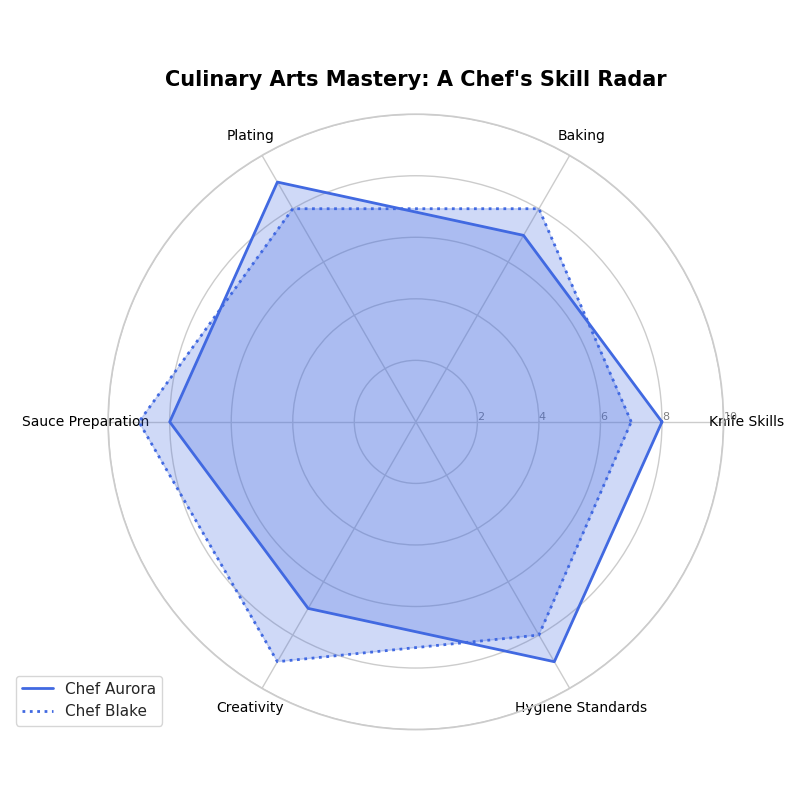

Python code for this plot:
import matplotlib.pyplot as plt
import numpy as np
from math import pi

categories = ["Knife Skills", "Baking", "Plating", "Sauce Preparation", "Creativity", "Hygiene Standards"]
num_vars = len(categories)

chef_aurora = [8, 7, 9, 8, 7, 9]
chef_blake = [7, 8, 8, 9, 9, 8]

angles = np.linspace(0, 2 * pi, num_vars, endpoint=False).tolist()
angles += angles[:1]

def complete_data(data):
    return data + data[:1]

aurora_data = complete_data(chef_aurora)
blake_data = complete_data(chef_blake)

fig, ax = plt.subplots(figsize=(8, 8), subplot_kw=dict(polar=True))

plt.xticks(angles[:-1], categories, color='black', size=10)
ax.set_rlabel_position(0)
plt.yticks([2, 4, 6, 8, 10], ["2", "4", "6", "8", "10"], color="grey", size=8)
plt.ylim(0, 10)

# Apply single color consistently
color = 'royalblue'
ax.plot(angles, aurora_data, linewidth=2, linestyle='solid', label='Chef Aurora', color=color)
ax.fill(angles, aurora_data, color=color, alpha=0.25)

ax.plot(angles, blake_data, linewidth=2, linestyle='dotted', label='Chef Blake', color=color)
ax.fill(angles, blake_data, color=color, alpha=0.25)

plt.title("Culinary Arts Mastery: A Chef's Skill Radar", size=15, color='black', weight='bold', pad=20)
plt.legend(loc='upper right', bbox_to_anchor=(0.1, 0.1))
plt.tight_layout()
plt.show()
